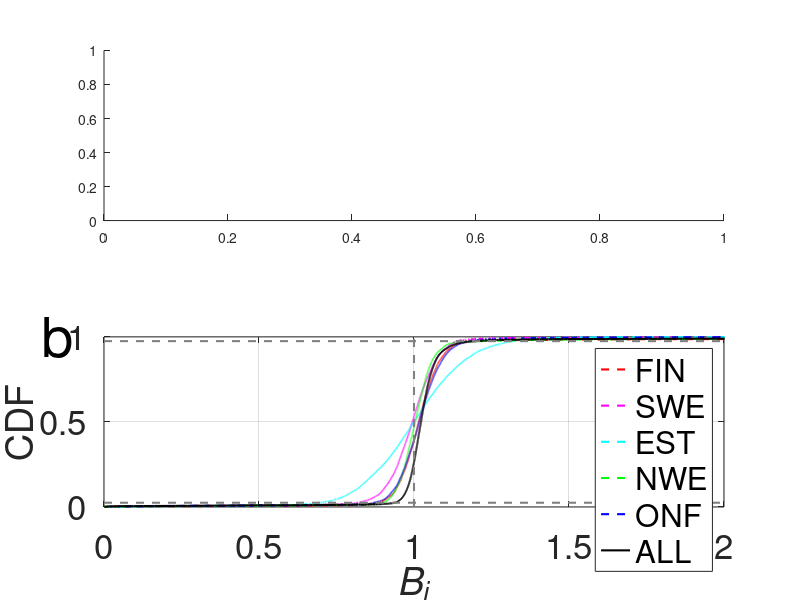

Recreate this plot in MATLAB. (Note: this script raises an error after producing the figure.)
clear all
close all
clc

A = importdata('ukbWESControlSNPsCounts.txt');
A = A.data;
ind = find(A(:,4)> 36953); %41059*0.9
% ind = intersect(find(A(:,5)>= 0.1170-0.0025),find(A(:,5)<= 0.1170+0.0025));
A = A(ind,:);

hold on


%xlim([-0.5 0.5])

gnomad = importdata('Bi_gnomad_individualPopControlSNPs.txt');
delta32Gnomad = importdata('Bi_gnomad_individualPopDelta32.txt');

Array = importdata('ukbArrayControlSNPsCounts.txt');
SNP = Array.textdata;
Array = Array.data;
indDelta32 = find(strcmp(SNP,'rs62625034')==1)
pArray = (Array(:,1)+Array(:,2)/2)./sum(Array,2);
ArrayResult = Array(:,1)./(sum(Array,2).*pArray.*pArray);
arrayHWEDelta32 = ArrayResult(indDelta32);
sum(Array(indDelta32,:))
ind = find(sum(Array,2)>0.9*sum(Array(indDelta32,:)));
ArrayResult = ArrayResult(ind,:);

Cat = [{'FIN'},{'SWE'},{'EST'},{'NWE'},{'ONF'},{'ALL'},{'UKB-WES'},{'UKB-Array'}];
gnomad = [gnomad;[ones(length(A(:,6)),1)*7,A(:,6)+1];[ones(length(ArrayResult),1)*8,ArrayResult]];
delta32Gnomad = [delta32Gnomad;7, 0.9555;8,arrayHWEDelta32];
Frac = [];
CatAll = [];
subplot(2,1,2)
hold on
gnColor = [1. 0 0; 1 0 1; 0 1  1 ; 0 1 0 ;  0 0 1; 0 0 0];
gnLin = [{'--'},{'--'},{'--'},{'--'},{'--'},{'-'}];
for i = 1:6
    ind = find(gnomad(:,1)==i);
    A = gnomad(ind,2);
    h = cdfplot(A)
    set(h,'Linewidth',1.5,'LineStyle',gnLin{i},'Color',gnColor(i,:));
    Frac = [Frac,length(find(A >1))/length(find(A ~=1))];
    CatAll = [CatAll;repmat(Cat(i),length(ind),1)];
end
xlim([0 2])
xlabel('\it{B}_{i}')
ylabel('CDF')
set(gca,'XTick',[0:0.5:2])
title('')
box on
legend(Cat(1:6),'Location','best');
text(-0.2, 1, 'b','FontSize',40);
plot([0,2],[0.025,0.025],'--','HandleVisibility','off','LineWidth',1.5,'Color',[0.5 0.5 0.5]);
plot([0,2],[0.975,0.975],'--','HandleVisibility','off','LineWidth',1.5,'Color',[0.5 0.5 0.5]);
plot([1 1],[0 1],'--','HandleVisibility','off','LineWidth',1.5,'Color',[0.5 0.5 0.5]);
set(gca,'YTick',[0:0.5:1])
set(gca,'FontSize',25)


subplot(2,1,1)

hold on
ukbColor = [1 0 0 ;0 0 1];
for i = 7:8
    ind = find(gnomad(:,1)==i);
    A = gnomad(ind,2);
    h = cdfplot(A);
    ind2 = intersect(find(A > 0.5),find(A < 2));
    B = A(ind2);
    B = sort(B);
    set(h,'Linewidth',1.5,'LineStyle','-','Color',ukbColor(i-6,:));
    Frac = [Frac,length(find(A >1))/length(find(A ~=1))];
    CatAll = [CatAll;repmat(Cat(i),length(ind),1)];
end
text(-0.2, 1, 'a','FontSize',40);
xlim([0 2])
xlabel('\it{B}_{i}')
ylabel('CDF')
set(gca,'XTick',[0:0.5:2])
title('')
box on
legend(Cat(7:8),'Location','best');
Frac
plot([0,2],[0.025,0.025],'--','HandleVisibility','off','LineWidth',1.5,'Color',[0.5 0.5 0.5]);
plot([0,2],[0.975,0.975],'--','HandleVisibility','off','LineWidth',1.5,'Color',[0.5 0.5 0.5]);
plot([1 1],[0 1],'--','HandleVisibility','off','LineWidth',1.5,'Color',[0.5 0.5 0.5]);
set(gca,'YTick',[0:0.5:1])
set(gca,'FontSize',25)
set(gcf,'PaperPosition',[0 0 12 12])
saveas(1,'Figure 1');

%violinplot(gnomad(:,2),CatAll);
%boxplot(gnomad(:,2),CatAll);
%plot([0 8],[1,1],'LineWidth',2)
